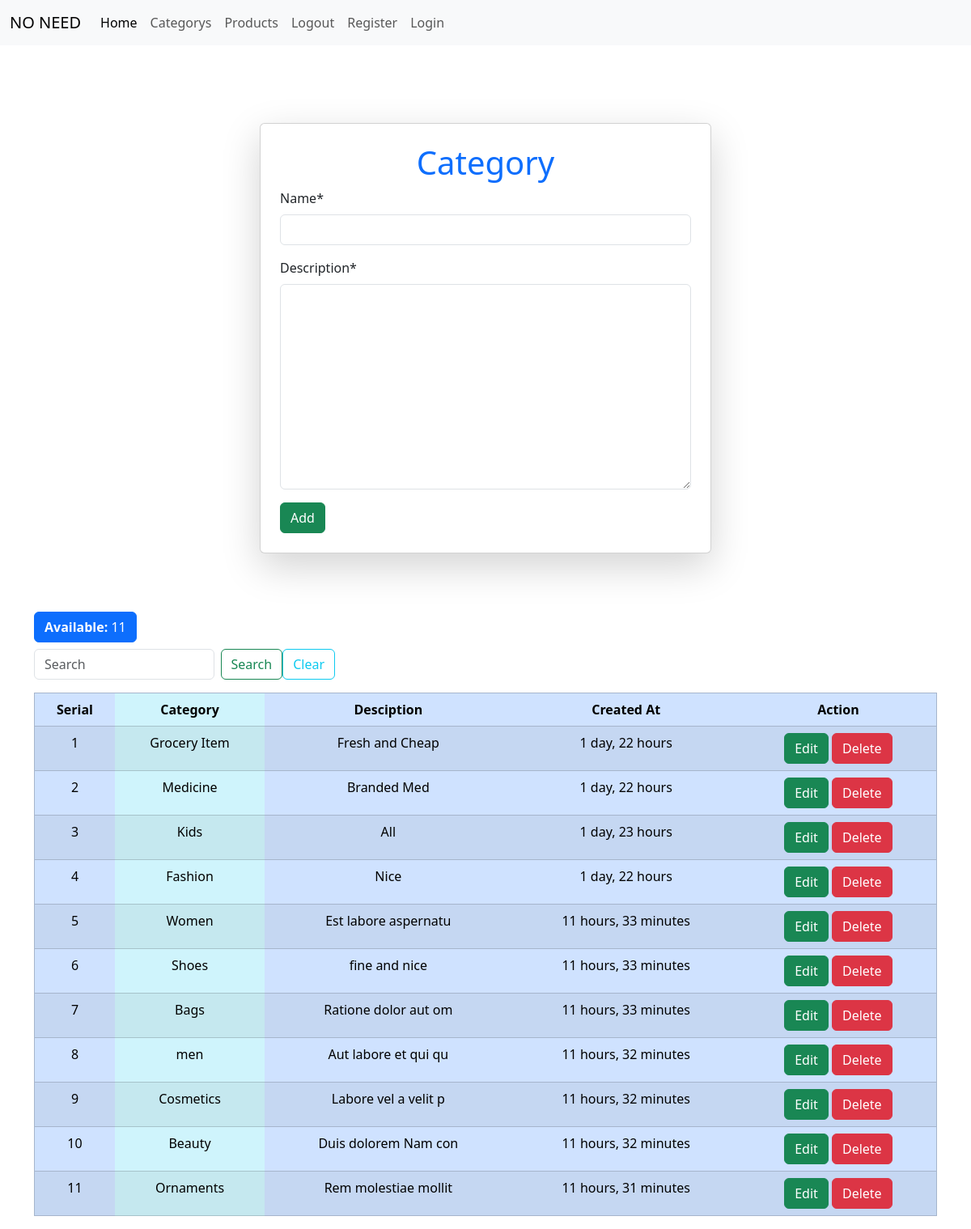
The page /category/ on the database its author committed.
### ProductApp/models.py (models this page shows, shortened)
class CategoryModel(models.Model):
    name = models.CharField(max_length=120, null=True)
    description = models.TextField(null=True)
    created_at= models.DateTimeField(auto_now=True, null=True)

### ProductApp/views.py (the view)
# urls.py: path('category/', CategoryPage, name='category'),
def CategoryPage(request):
    if request.method== 'POST':
        form=CategoryForm(request.POST)
        if form.is_valid():
            form.save()
            messages.success(request, 'Category Added Successfully')
            return redirect('category')
    else:
        form=CategoryForm()
    data=CategoryModel.objects.all()
    search = request.GET.get('search')
    if search:
        data=CategoryModel.objects.filter(
            Q(name__icontains = search)|
            Q(description__icontains = search)
        )
    else:
        data=CategoryModel.objects.all()
    count = CategoryModel.objects.all().__len__()
    cont={'form':form, "data": data, 'count': count}
    return render(request, 'pages/category.html', cont)

### ProductApp/forms.py
class CategoryForm(forms.ModelForm):
    class Meta:
        model = CategoryModel
        fields = '__all__'

### ProductApp/Templates/pages/category.html (shortened to what this page needs)
{% extends 'base/base.html' %}
{% block body %}
{% load crispy_forms_tags %}
<div class="d-flex justify-content-center align-item-center mt-5">
    <div class="mt-5 col-6 card p-4 shadow-lg round-4">
        <h1 class="text-center text-primary">Category</h1>
        <form action="" novalidate method="post">
            {{form|crispy}}
            <button class="btn btn-success" type="submit">Add</button>
        </form>
    </div>
</div>
<br>
<span class="btn btn-primary mt-5"><strong>Available: </strong> {{count}} </span>
<div class="col-4 mt-2">
    <form class="d-flex" role="search" method="get">
        <input name="search" class="form-control me-2" type="search" placeholder="Search" aria-label="Search"/>
        <button class="btn btn-outline-success" type="submit">Search</button>
        <a class="btn btn-outline-info" href="{% url 'category' %}">Clear</a>
      </form>
</div>
<div class="mt-3">
    <table class="table table-align-middle text-center table-striped table-primary" border="1">
        <thead>
            <tr>
                <th>Serial</th>
                <th class="table-info">Category</th>
                <th>Desciption</th>
                <th>Created At</th>
                <th>Action</th>
            </tr>
        </thead>
        <tbody>
            {% for i in data %}
                <tr>
                    <td>{{forloop.counter}}</td>
                    <td class="table-info">{{i.name}}</td>
                    <td>{{i.description}}</td>
                    <td>{{i.created_at|timesince}}</td>
                    <td>
                        <a href="{% url 'editCategory' i.id %}" class="btn btn-success">Edit</a>
                        <a href="{% url 'delCategory' i.id %}" class="btn btn-danger">Delete</a>
                    </td>
                </tr>
            {% endfor %}
        </tbody>
    </table>
</div>
{% endblock body %}

### ProductApp/Templates/base/base.html (shortened to what this page needs)
<!doctype html>
<html lang="en">
  <head>
    <link href="https://cdn.jsdelivr.net/npm/bootstrap@5.3.8/dist/css/bootstrap.min.css" rel="stylesheet">
  </head>
  <body>
    {% include 'base/navbar.html' %}
    <div class="container">
        {% block body %}
        {% endblock body %}
    </div>
  </body>
</html>

### ProductApp/Templates/base/navbar.html (shortened to what this page needs)
<nav class="navbar navbar-expand-lg bg-body-tertiary">
  <div class="container-fluid">
    <a class="navbar-brand" href="{% url 'home' %}">NO NEED</a>
    <div class="collapse navbar-collapse" id="navbarNav">
      <ul class="navbar-nav">
        <li class="nav-item">
          <a class="nav-link active" aria-current="page" href="{% url 'home' %}">Home</a>
        </li>
        <li class="nav-item">
          <a class="nav-link" href="{% url 'category' %}">Categorys</a>
        </li>
        <li class="nav-item">
          <a class="nav-link" href="{% url 'product' %}">Products</a>
        </li>
        <li class="nav-item">
          <a class="nav-link " href="{% url 'logout' %}">Logout</a>
        </li>
        <li class="nav-item">
          <a class="nav-link " href="{% url 'register' %}">Register</a>
        </li>
        <li class="nav-item">
          <a class="nav-link " href="{% url 'login' %}">Login</a>
        </li>
      </ul>
    </div>
  </div>
</nav>

### rows shown on the page
CategoryModel: name "Grocery Item", description "Fresh and Cheap", created_at "1 day, 22 hours"
CategoryModel: name "Medicine", description "Branded Med", created_at "1 day, 22 hours"
CategoryModel: name "Kids", description "All", created_at "1 day, 23 hours"
CategoryModel: name "Fashion", description "Nice", created_at "1 day, 22 hours"
CategoryModel: name "Women", description "Est labore aspernatu", created_at "11 hours, 33 minutes"
CategoryModel: name "Shoes", description "fine and nice", created_at "11 hours, 33 minutes"
CategoryModel: name "Bags", description "Ratione dolor aut om", created_at "11 hours, 33 minutes"
CategoryModel: name "men", description "Aut labore et qui qu", created_at "11 hours, 32 minutes"
CategoryModel: name "Cosmetics", description "Labore vel a velit p", created_at "11 hours, 32 minutes"
CategoryModel: name "Beauty", description "Duis dolorem Nam con", created_at "11 hours, 32 minutes"
CategoryModel: name "Ornaments", description "Rem molestiae mollit", created_at "11 hours, 31 minutes"

### other values the page prints
{{ count }} "11"
